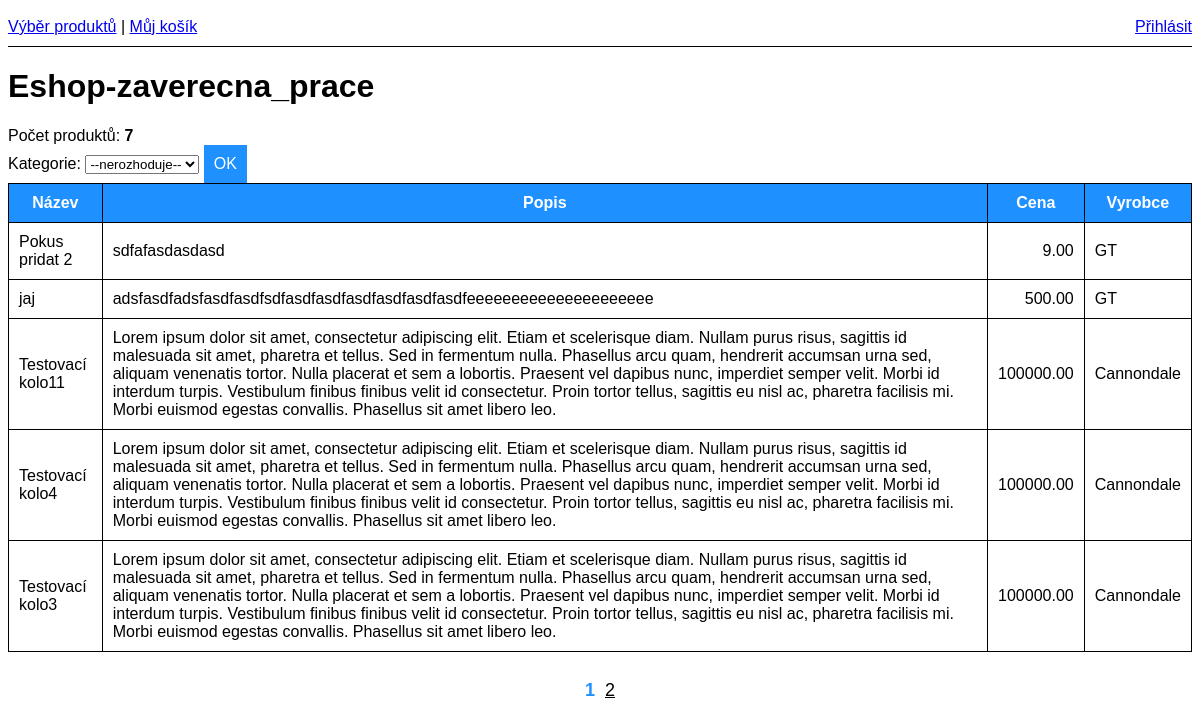
Page /index_neprihlasen.php on the committed database.
### tables this page shows
CREATE TABLE `produkt` (
  `produkt_id` int(11) NOT NULL,
  `nazev` varchar(256) DEFAULT NULL,
  `popis` text DEFAULT NULL,
  `cena` decimal(10,2) NOT NULL,
  `kategorie_id` smallint(6) NOT NULL,
  `vyrobce_id` int(11) NOT NULL,
  `parametry` text DEFAULT NULL,
  `cas_posledniho_updatu` timestamp NOT NULL DEFAULT current_timestamp() ON UPDATE current_timestamp(),
  `cas_posledni_upravy` timestamp NULL DEFAULT NULL,
  `posledni_upravu_provedl` int(10) UNSIGNED DEFAULT NULL
);

CREATE TABLE `vyrobce` (
  `vyrobce_id` int(11) NOT NULL,
  `nazev` text NOT NULL,
  `popis` text NOT NULL
);

### index_neprihlasen.php (the view, shortened to what this page needs)
<?php
require 'db.php';
if (isset($_GET['offset'])) {
    $offset = (int)$_GET['offset'];
} else {
    $offset = 0;
}
$count = $db->query("SELECT COUNT(produkt_id) FROM produkt")->fetchColumn();
if (!empty($_GET['kategorie'])){
$stmt = $db->prepare("SELECT *, vyrobce.nazev AS nazev_vyrobce, produkt.nazev AS nazev_produkt, produkt.popis AS popis_produkt, kategorie.nazev AS nazev_kategorie FROM produkt JOIN vyrobce USING (vyrobce_id) JOIN kategorie USING (kategorie_id) WHERE produkt.kategorie_id=:kategorie ORDER BY produkt_id DESC LIMIT 5 OFFSET ?");
$stmt->bindValue(1, $offset, PDO::PARAM_INT);
$stmt->execute([':kategorie'=>$_GET['kategorie']]);
}else{
    $stmt = $db->prepare('SELECT *, vyrobce.nazev AS nazev_vyrobce, produkt.nazev AS nazev_produkt, produkt.popis AS popis_produkt, kategorie.nazev AS nazev_kategorie FROM produkt JOIN vyrobce USING (vyrobce_id) JOIN kategorie USING (kategorie_id) ORDER BY produkt_id DESC LIMIT 5 OFFSET ?');
    $stmt->bindValue(1, $offset, PDO::PARAM_INT);
    $stmt->execute();
  }
$produkt = $stmt->fetchAll(PDO::FETCH_ASSOC);
?>
<!DOCTYPE html>
<html lang="en">
<head>
    <link rel="stylesheet" type="text/css" href="styles.css">
</head>
<body>
<?php include 'navbar_neprihlasen.php' ?>
<h1>Eshop-zaverecna_prace</h1>
Počet produktů: <strong><?php echo $count;?></strong>
<?php
echo '<form method="get">
    <label for="kategorie">Kategorie:</label>
    <select name="kategorie" id="kategorie">
        <option value="">--nerozhoduje--</option>';
        echo '  </select>
    <input type="submit" value="OK" class="d-none" />
</form>';?>
<?php if ($count>0){ ?>
    <table>
        <tr>
            <th>Název</th>
            <th>Popis</th>
            <th>Cena</th>
            <th>Vyrobce</th>
        </tr>
        <?php foreach($produkt as $row){ ?>
            <tr>
                <td><?php echo htmlspecialchars($row['nazev_produkt']); ?></td>
                <td><?php echo htmlspecialchars($row['popis_produkt']); ?></td>
                <td class="right"><?php echo $row['cena']; ?></td>
                <td><?php echo htmlspecialchars($row['nazev_vyrobce']); ?></td>
            </tr>
        <?php } ?>
    </table>
    <br/>
    <div class="pagination">
        <?php
        for($i=1; $i<=ceil($count/5); $i++){
            echo '<a class="'.($offset/5+1==$i?'active':'').'" href="index_neprihlasen.php?offset='.(($i-1)*5).'">'.$i.'</a>';
        }
        ?>
    </div>
<?php } ?>
</body>
</html>

### navbar_neprihlasen.php
<div class="navbar" style="overflow: auto; width: 100%; border-bottom: 1px solid black; padding: 10px 0;">
    <div style="float: left">
        <a href="index.php">Výběr produktů</a> |
        <a href="kosik.php">Můj košík</a>
    </div>
    <div style="float: right">
        <a href="prihlaseni.php">Přihlásit</a>
    </div>
</div>

### styles.css (style rules this page uses)
body { font-size: medium; font-family: Arial, Helvetica, sans-serif }
table { width: 100%; border-collapse: collapse; }
table, th, td { border: 1px solid black; }
th, td { padding: 10px; }
.right { text-align: right; }
input, textarea { font-size: medium; }
input[type='submit'] { border: 0; background-color: DodgerBlue; color: white; padding: 10px; }
th { background-color: DodgerBlue; color: white; }
div.pagination { padding: 10px; text-align: center; font-size: large; }
div.pagination a { padding: 5px; color: black; }
.active { font-weight: bold; text-decoration: none; color: DodgerBlue !important; }

### rows in the picture
produkt: nazev "Pokus pridat 2", popis "sdfafasdasdasd", cena "9.00", vyrobce.nazev "GT"
produkt: nazev "jaj", popis "adsfasdfadsfasdfasdfsdfasdfasdfasdfasdfasdfasdfeeeeeeeeeeeeeeeeeeeee", cena "500.00", vyrobce.nazev "GT"
produkt: nazev "Testovací kolo11", popis "Lorem ipsum dolor sit amet, consectetur adipiscing elit. Etiam et scelerisque diam. Nullam purus risus, sagittis id malesuada sit amet, pharetra et tellus. Sed in fermentum nulla. Phasellus arcu quam, hendrerit accumsan urna sed, aliquam venenatis tortor. Nulla placerat et sem a lobortis. Praesent vel dapibus nunc, imperdiet semper velit. Morbi id interdum turpis. Vestibulum finibus finibus velit id consectetur. Proin tortor tellus, sagittis eu nisl ac, pharetra facilisis mi. Morbi euismod egestas convallis. Phasellus sit amet libero leo.", cena "100000.00", vyrobce.nazev "Cannondale"
produkt: nazev "Testovací kolo4", popis "Lorem ipsum dolor sit amet, consectetur adipiscing elit. Etiam et scelerisque diam. Nullam purus risus, sagittis id malesuada sit amet, pharetra et tellus. Sed in fermentum nulla. Phasellus arcu quam, hendrerit accumsan urna sed, aliquam venenatis tortor. Nulla placerat et sem a lobortis. Praesent vel dapibus nunc, imperdiet semper velit. Morbi id interdum turpis. Vestibulum finibus finibus velit id consectetur. Proin tortor tellus, sagittis eu nisl ac, pharetra facilisis mi. Morbi euismod egestas convallis. Phasellus sit amet libero leo.", cena "100000.00", vyrobce.nazev "Cannondale"
produkt: nazev "Testovací kolo3", popis "Lorem ipsum dolor sit amet, consectetur adipiscing elit. Etiam et scelerisque diam. Nullam purus risus, sagittis id malesuada sit amet, pharetra et tellus. Sed in fermentum nulla. Phasellus arcu quam, hendrerit accumsan urna sed, aliquam venenatis tortor. Nulla placerat et sem a lobortis. Praesent vel dapibus nunc, imperdiet semper velit. Morbi id interdum turpis. Vestibulum finibus finibus velit id consectetur. Proin tortor tellus, sagittis eu nisl ac, pharetra facilisis mi. Morbi euismod egestas convallis. Phasellus sit amet libero leo.", cena "100000.00", vyrobce.nazev "Cannondale"

### other values in the picture
$count "7"
